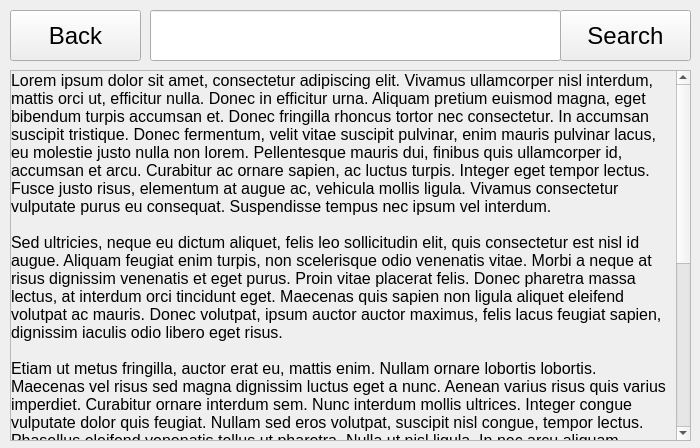
<?xml version="1.0" encoding="UTF-8"?>
<ui version="4.0">
 <class>SearchingWindow</class>
 <widget class="QMainWindow" name="SearchingWindow">
  <property name="geometry">
   <rect>
    <x>0</x>
    <y>0</y>
    <width>700</width>
    <height>448</height>
   </rect>
  </property>
  <property name="windowTitle">
   <string>Translation Transcriptor</string>
  </property>
  <widget class="QWidget" name="centralwidget">
   <widget class="QPushButton" name="BackButton">
    <property name="geometry">
     <rect>
      <x>10</x>
      <y>10</y>
      <width>131</width>
      <height>51</height>
     </rect>
    </property>
    <property name="font">
     <font>
      <pointsize>18</pointsize>
     </font>
    </property>
    <property name="text">
     <string>Back</string>
    </property>
   </widget>
   <widget class="QLineEdit" name="SearchBar">
    <property name="geometry">
     <rect>
      <x>150</x>
      <y>10</y>
      <width>411</width>
      <height>51</height>
     </rect>
    </property>
    <property name="font">
     <font>
      <pointsize>18</pointsize>
     </font>
    </property>
   </widget>
   <widget class="QPushButton" name="SearchButton">
    <property name="geometry">
     <rect>
      <x>560</x>
      <y>10</y>
      <width>131</width>
      <height>51</height>
     </rect>
    </property>
    <property name="font">
     <font>
      <pointsize>18</pointsize>
     </font>
    </property>
    <property name="text">
     <string>Search</string>
    </property>
   </widget>
   <widget class="QScrollArea" name="TranscriptScroll">
    <property name="enabled">
     <bool>true</bool>
    </property>
    <property name="geometry">
     <rect>
      <x>10</x>
      <y>70</y>
      <width>681</width>
      <height>371</height>
     </rect>
    </property>
    <property name="widgetResizable">
     <bool>true</bool>
    </property>
    <widget class="QWidget" name="scrollAreaWidgetTranscript">
     <property name="geometry">
      <rect>
       <x>0</x>
       <y>0</y>
       <width>679</width>
       <height>369</height>
      </rect>
     </property>
     <property name="maximumSize">
      <size>
       <width>16777215</width>
       <height>16777215</height>
      </size>
     </property>
     <layout class="QVBoxLayout" name="verticalLayout">
      <property name="spacing">
       <number>0</number>
      </property>
      <property name="leftMargin">
       <number>0</number>
      </property>
      <property name="topMargin">
       <number>0</number>
      </property>
      <property name="rightMargin">
       <number>0</number>
      </property>
      <property name="bottomMargin">
       <number>0</number>
      </property>
     </layout>
    </widget>
   </widget>
   <widget class="QScrollArea" name="SectionScroll">
    <property name="enabled">
     <bool>true</bool>
    </property>
    <property name="geometry">
     <rect>
      <x>10</x>
      <y>70</y>
      <width>681</width>
      <height>371</height>
     </rect>
    </property>
    <property name="widgetResizable">
     <bool>true</bool>
    </property>
    <widget class="QWidget" name="scrollAreaWidgetSection">
     <property name="geometry">
      <rect>
       <x>0</x>
       <y>-372</y>
       <width>662</width>
       <height>741</height>
      </rect>
     </property>
     <property name="maximumSize">
      <size>
       <width>16777215</width>
       <height>16777215</height>
      </size>
     </property>
     <layout class="QVBoxLayout" name="verticalLayout_2">
      <property name="spacing">
       <number>0</number>
      </property>
      <property name="leftMargin">
       <number>0</number>
      </property>
      <property name="topMargin">
       <number>0</number>
      </property>
      <property name="rightMargin">
       <number>0</number>
      </property>
      <property name="bottomMargin">
       <number>0</number>
      </property>
      <item>
       <widget class="QLabel" name="SectionLabel">
        <property name="minimumSize">
         <size>
          <width>662</width>
          <height>0</height>
         </size>
        </property>
        <property name="maximumSize">
         <size>
          <width>662</width>
          <height>16777215</height>
         </size>
        </property>
        <property name="font">
         <font>
          <pointsize>12</pointsize>
         </font>
        </property>
        <property name="text">
         <string>Lorem ipsum dolor sit amet, consectetur adipiscing elit. Vivamus ullamcorper nisl interdum, mattis orci ut, efficitur nulla. Donec in efficitur urna. Aliquam pretium euismod magna, eget bibendum turpis accumsan et. Donec fringilla rhoncus tortor nec consectetur. In accumsan suscipit tristique. Donec fermentum, velit vitae suscipit pulvinar, enim mauris pulvinar lacus, eu molestie justo nulla non lorem. Pellentesque mauris dui, finibus quis ullamcorper id, accumsan et arcu. Curabitur ac ornare sapien, ac luctus turpis. Integer eget tempor lectus. Fusce justo risus, elementum at augue ac, vehicula mollis ligula. Vivamus consectetur vulputate purus eu consequat. Suspendisse tempus nec ipsum vel interdum.

Sed ultricies, neque eu dictum aliquet, felis leo sollicitudin elit, quis consectetur est nisl id augue. Aliquam feugiat enim turpis, non scelerisque odio venenatis vitae. Morbi a neque at risus dignissim venenatis et eget purus. Proin vitae placerat felis. Donec pharetra massa lectus, at interdum orci tincidunt eget. Maecenas quis sapien non ligula aliquet eleifend volutpat ac mauris. Donec volutpat, ipsum auctor auctor maximus, felis lacus feugiat sapien, dignissim iaculis odio libero eget risus.

Etiam ut metus fringilla, auctor erat eu, mattis enim. Nullam ornare lobortis lobortis. Maecenas vel risus sed magna dignissim luctus eget a nunc. Aenean varius risus quis varius imperdiet. Curabitur ornare interdum sem. Nunc interdum mollis ultrices. Integer congue vulputate dolor quis feugiat. Nullam sed eros volutpat, suscipit nisl congue, tempor lectus. Phasellus eleifend venenatis tellus ut pharetra. Nulla ut nisl ligula. In nec arcu aliquam, ornare leo sit amet, placerat sapien. Donec at consequat nunc, eget volutpat metus. Nunc at faucibus est. Proin vehicula, est non vulputate porttitor, magna mi tristique diam, et pharetra ex ex id est. Praesent auctor, leo ac dictum tincidunt, massa velit tempus tortor, eu tincidunt diam ante sed lacus. In non dictum turpis.

Morbi vehicula mattis pellentesque. Sed turpis libero, facilisis in ex quis, tristique ultricies eros. Maecenas convallis euismod lectus sit amet ultricies. Nam fermentum pellentesque rutrum. Praesent volutpat mauris ipsum, ac ultricies est maximus eget. Vestibulum gravida orci id nisl volutpat euismod. Etiam vitae ante risus. Aliquam consequat luctus mi, a ornare sapien porttitor at.

In egestas at massa sit amet sodales. Aenean lacinia ipsum erat, eu viverra lacus rhoncus quis. Nam justo justo, vestibulum nec lacus vel, eleifend cursus quam. Sed sollicitudin mollis risus eu ornare. Etiam vehicula mi eu turpis bibendum aliquet. Mauris vulputate consectetur dolor, sed malesuada ante faucibus sit amet. Nam quis enim non est dignissim ultrices sed ac libero. Nunc iaculis tellus non orci convallis convallis. Donec bibendum ex sed nisl dapibus facilisis. Aliquam cursus, libero ac facilisis aliquet, neque tellus suscipit lacus, blandit ornare lorem justo sed nisl. Morbi pretium dapibus eros non hendrerit.</string>
        </property>
        <property name="alignment">
         <set>Qt::AlignLeading|Qt::AlignLeft|Qt::AlignTop</set>
        </property>
        <property name="wordWrap">
         <bool>true</bool>
        </property>
       </widget>
      </item>
     </layout>
    </widget>
   </widget>
  </widget>
 </widget>
 <resources/>
 <connections/>
</ui>
